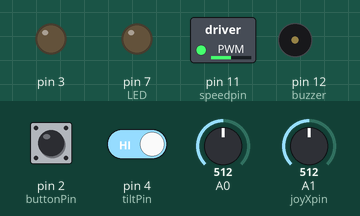
This sketch was run on a simulated Arduino Uno, built with avr-gcc and run on an emulated ATmega328P. Parts: switched loads named in the sketch (green lamp = pin HIGH), output pins drawn as LEDs (lit = HIGH), buzzer (waves = sounding, pin HIGH). Dashed ring = blinking. The inputs (shaded band) are chosen by the test bench; at power-on: A1 (joyXpin) = 512, A0 = 512, pin 2 (buttonPin) HIGH, pin 4 (tiltPin) HIGH. What the sketch prints to the serial monitor is not drawn.

Above: at 1.2 s.
1.3 s: A1 (joyXpin) set to 530
At 1.9 s:
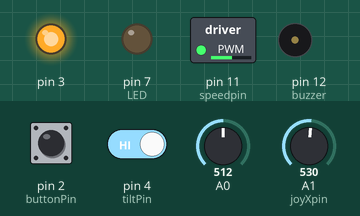
4.3 s: A1 (joyXpin) set to 900
At 5.2 s:
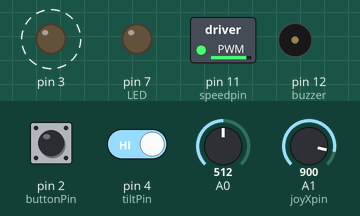
7.3 s: A1 (joyXpin) set to 122
At 8.3 s:
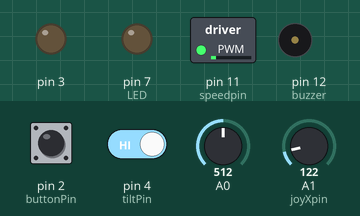
10.3 s: A1 (joyXpin) set to 0
At 13.2 s:
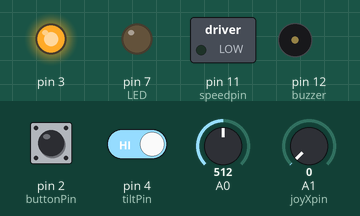
13.3 s: A0 set to 962
15.1 s: A0 set to 992
Timing chart, 0 to 19.1 s (numbered marks = the images above; inputs shaded):
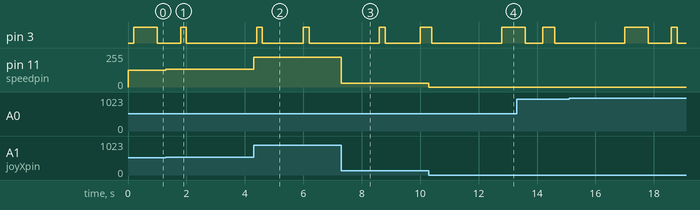

Measured:
- after the input at 1.3 s, pin 11 (speedpin): 127/255 → 132/255 at once
- after the input at 4.3 s, pin 11 (speedpin): 132/255 → 224/255 at once
- after the input at 7.3 s, pin 11 (speedpin): 224/255 → 30/255 at once
- after the input at 10.3 s, pin 11 (speedpin): 30/255 → 0/255 at once

The sketch:

Final_Code.ino
```cpp
/*
  Communications v5

  Transmits data using a white LED and receives it using a photoresistor
*/

#define STX 0x70
#define ETX 0x71

char txButton, txTilt, txPot, txA, txB, txC, txD;
char txBuffer[3] = {0, 0, ETX};
char rxBuffer[2];
char rxButton, rxTilt, rxPot, rxA, rxB, rxC, rxD;
int rx_index;

int buttonPin = 2;
int buzzer = 12; // The pin of the active buzzer
int tiltPin = 4;
int LED = 7;

const int forwardpin = 8;  // Pin that enables clockwise motion
const int backwardpin = 13;  // Pin that enables anticlockwise motion
const int joyXpin = A1;  // Pin that detects joysick e-axis postion
const int speedpin = 11;  // Pin that will outputs the speed of the motor
int joyX;
int speed;

void readInputs() {
  // Reads the inputs in the mini-projects
  // Uses txButton, txTilt, txPot, txA, txB, txC, txD
  if (digitalRead(buttonPin) == LOW) {
    txButton = 1;
  } else {
    txButton = 0;
  }
  if (digitalRead(tiltPin) == HIGH) {
    txTilt = 1;
  } else {
    txTilt = 0;
  }
}

void writeOutputs() {
  // Writes the outputs in the mini-projects
  // Uses rxButton, rxTilt, rxPot, rxA, rxB, rxC, rxD
  digitalWrite(buzzer, rxButton);
  digitalWrite(LED, rxTilt);

}

int ledState = LOW; // ledState used to set the LED

char encrypt(char in_char) {
  char out_char;
  out_char = in_char;
  return out_char;
}

char decrypt(char in_char) {
  char out_char;
  out_char = in_char;
  return out_char;
}

void JOYSTICK_FUNCTION() {
  // put your main code here, to run repeatedly:
  int joyX = analogRead(joyXpin);
  speed = map(joyX, 0, 1023, 0, 255);

  analogWrite(speedpin, speed);

  if (joyX < 510) {
    digitalWrite(forwardpin, LOW);
    digitalWrite(backwardpin, HIGH);
  } else if (joyX > 520) {
    digitalWrite(forwardpin, HIGH);
    digitalWrite(backwardpin, LOW);
  } else {
    digitalWrite(forwardpin, LOW);
    digitalWrite(backwardpin, LOW);
  }
}


// The setup routine runs once when you press reset
void setup() {
  // Set the digital pin as output
  pinMode(3, OUTPUT);
  pinMode(buttonPin, INPUT_PULLUP);
  pinMode(buzzer, OUTPUT); // Initialize the buzzer pin as an output
  pinMode(tiltPin, INPUT_PULLUP);
  pinMode(LED, OUTPUT); // Initialize the LED pin as an output


  // Initialize serial communication at 9600 bits per second
  Serial.begin(9600);
}

const long txInterval = 200; // Interval at which to tx bit (milliseconds)
int tx_state = 0;
char chr;
unsigned long previousTxMillis = 0; // Will store last time LED was updated

#define TX_START_OF_TEXT -1
int tx_string_state = TX_START_OF_TEXT;

char getTxChar() {
  char chr;
  switch (tx_string_state) {
    case TX_START_OF_TEXT:
      tx_string_state = 0;
      txBuffer[0] = txButton;
      txBuffer[1] = txTilt;
      return STX;
    default:
      chr = txBuffer[tx_string_state];
      tx_string_state++;
      if (chr == ETX) { // End of string?
        tx_string_state = TX_START_OF_TEXT; // Update the tx string state to start sending the string again
        return ETX; // Send End of Text character
      } else {
        return chr; // Send a character in the string
      }
  }
}

void txChar() {
  unsigned long currentTxMillis = millis();
  if (currentTxMillis - previousTxMillis >= txInterval) {
    // Save the last time you blinked the LED (improved)
    previousTxMillis = previousTxMillis + txInterval; // This version catches up with itself if a delay was introduced
    switch (tx_state) {
      case 0:
        chr = encrypt(getTxChar());
        digitalWrite(3, HIGH); // Transmit Start bit
        tx_state++;
        break;
      case 1:
      case 2:
      case 3:
      case 4:
      case 5:
      case 6:
      case 7:
        if ((chr & 0x40) != 0) { // Transmit each bit in turn
          digitalWrite(3, HIGH);
        } else {
          digitalWrite(3, LOW);
        }
        chr = chr << 1; // Shift left to present the next bit
        tx_state++;
        break;
      case 8:
        digitalWrite(3, HIGH); // Transmit Stop bit
        tx_state++;
        break;
      default:
        digitalWrite(3, LOW);
        tx_state++;
        if (tx_state > 20) tx_state = 0; // Start resending the character
        break;
    }
  }
}

const long rxInterval = 20; // Interval at which to read bit (milliseconds)
int rx_state = 0;
char rx_char;
unsigned long previousRxMillis = 0; // Will store last time LED was updated
int rx_bits[10] = {0, 0, 0, 0, 0, 0, 0, 0, 0, 0};

void rxChar() {
  unsigned long currentRxMillis = millis();
  int sensorValue;
  int i;

  if (currentRxMillis - previousRxMillis >= rxInterval) {
    previousRxMillis = previousRxMillis + rxInterval; // This version catches up with itself if a delay was introduced
    sensorValue = analogRead(A0);
    // Serial.println(sensorValue);
    switch (rx_state) {
      case 0:
        if (sensorValue >= 980) {
          rx_bits[0]++;
          rx_state++;
        }
        break;
      case 100:
        if ((rx_bits[0] >= 6) && (rx_bits[8] >= 6)) { // Valid start and stop bits
          rx_char = 0;
          for (i = 1; i < 8; i++) {
            rx_char = rx_char << 1;
            if (rx_bits[i] >= 6) rx_char = rx_char | 0x01;
          }
          rx_char = decrypt(rx_char);
          Serial.println(rx_char + 0);
          switch (rx_char) {
            case STX:
              rx_index = 0;
              break;
            case ETX:
              rxButton = rxBuffer[0];
              rxTilt = rxBuffer[1];
              rx_index = 0;
              break;
            default:
              rxBuffer[rx_index] = rx_char;
              rx_index++;
              break;
          }
        } else {
          Serial.println("Rx error");
        }
        for (i = 0; i < 10; i++) {
          rx_bits[i] = 0;
        }
        rx_state = 0;
        break;
      default:
        if (sensorValue >= 980) {
          rx_bits[rx_state / 10]++;
        }
        rx_state++;
        break;
    }
  }
}

// The loop routine runs over and over again forever
void loop() {
  readInputs();
  JOYSTICK_FUNCTION();
  txChar();
  rxChar();
  writeOutputs();
}
```
